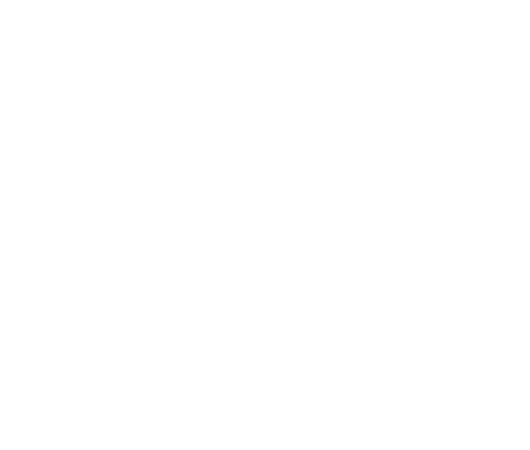
Frame 1 (no input)
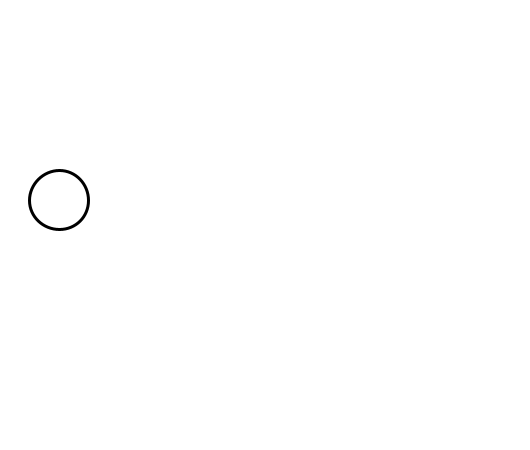
Frame 60 (the mouse pressed at the canvas centre just before this capture)
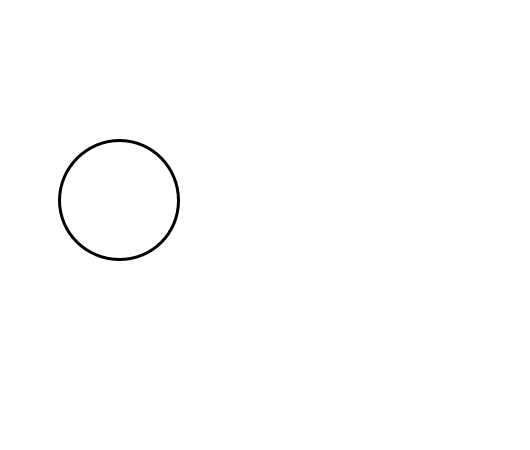
Frame 120 (the mouse held since frame 60 and released just before this capture)

The Processing sketch that drew these frames (run headless with seeded random() and noise(); from frame 60 on, the mouse is pressed at the canvas centre):

// Processing sketch: sketch_260220a
// ── sketch_260220a.pde
int x;
int d;

void setup() {
  size(530, 450);
  x = 0;
  d = 0;
  strokeWeight(3);
}

void draw() {
  background(255);
  ellipse(x, 200, d, d);
 x = x + 1;
 d = d + 1;
 if (x > 700) {
   x = 0;
   d = 0;
 }

}
